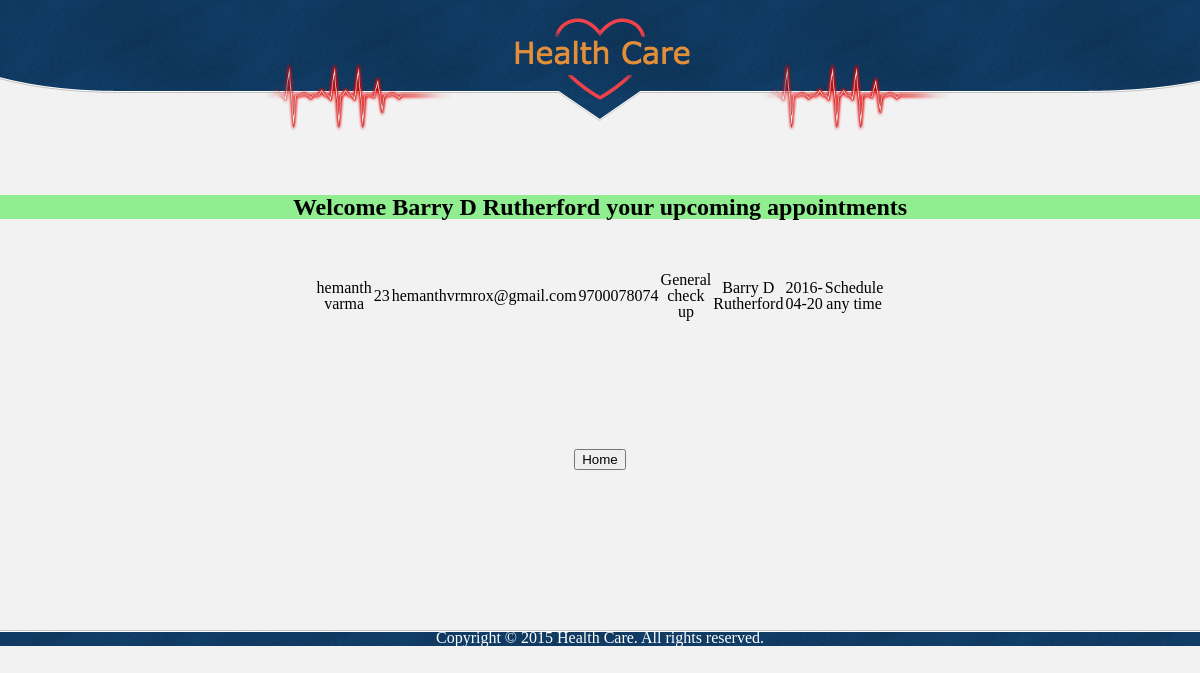
Page /barryd.php on the committed database.
### tables this page shows
CREATE TABLE `appointment` (
  `fullName` varchar(40) NOT NULL,
  `age` int(3) NOT NULL,
  `email` varchar(40) NOT NULL,
  `phone` varchar(10) NOT NULL,
  `problem` varchar(40) NOT NULL,
  `doctor` varchar(40) NOT NULL,
  `date` date NOT NULL,
  `schedule` varchar(40) NOT NULL
);

### barryd.php (the view, shortened to what this page needs)
<!DOCTYPE html>
<html>
	<head>
		<link rel="stylesheet" type="text/css" href="healthcare.css">
	</head>
	<body>
		<div id="header">
		<div>
			<div>
				<span><img src="images/logo2.png" alt="" height="90" width="200" ></span>
				<a href="healthcare.html" class="logo"><img src="images/logo1.png" alt="Logo"></a>
				<span class="tagline"><img src="images/logo2.png" alt="" height="90" width="200" ></span>
			</div>
		</div>
	</div>
		<div id="main">
						<?php
						$servername = "localhost";
						$username = "root";
		                $password = "";
		                $dbname = "projectdb";
						$sql = "SELECT * FROM APPOINTMENT WHERE doctor='Barry D Rutherford'";
						$connection =new mysqli($servername, $username, $password, $dbname);
		                 try{
		                  	$result = $connection->query($sql);
		                    }catch (Exception $e){
			                 	echo("ERROE: " . $e->getMessage());
		                 	}
	                      ?>
	              <br /><br /><center>  <h2 style="background-color:lightgreen;">Welcome Barry D Rutherford your upcoming appointments</h2> <br /><br />
					<table>
	        <?php
		         while ($row = $result->fetch_assoc()){
		          print("<tr>");
		          foreach($row as $value){
			      print("<td>  $value  </td>");
		          }
		          print("</tr>");
	}
?>
</table></center>
		</div>
		<br />
		<br />
		<br />
		<br />
		<br />
		<br />
		<br />
		<br />
		<center><button onclick="window.location.href='healthcare.html'">Home</button></center>
		<br />
		<br />
		<br />
		<br />
		<br />
		<br />
		<br />
		<br />
		<br />
		<footer>
				<p class="footer">Copyright © 2015 Health Care. All rights reserved.</p>
		</footer>
	</body>
</html>

### healthcare.css (style rules this page uses)
body { background: #f2f2f2; font-family: 'OpenSans-Light'; font-weight: normal; line-height: 1; margin: 0; min-width: 960px; padding: 0; }
#header { background: url(images/bg-header.jpg) no-repeat top center; margin: 0; padding: 0; }
#header div { margin: 0 auto; overflow: hidden; padding: 0; width: 960px; }
#header div span { color: #fff; font-family: 'Arapey'; font-size: 14px; display: block; float: left; margin: 0; padding: 50px 49px 0 0; text-align: right; width: 331px; }
#header div .tagline { padding: 50px 0 0 49px; text-align: left; }
#header div a.logo { display: block; float: left; width: 200px; }
#header div a.logo img { border: 0; display: block; margin: 0; padding: 0; }
p { color: #191970; }
footer { background: url(images/bg-footer.jpg) repeat-x top left; text-align: center; left:0px; position: relative; width:100%; height:100%; clear: both; bottom:0px; }
p.footer { color: #FFFFFF; text-align: center; }
table,tr,td { border: 0px solid black; border-collapse: collapse; width:500px; text-align: center; }

### rows in the picture
appointment: fullName "hemanth varma", age "23", email "hemanthvrmrox@gmail.com", phone "9700078074", problem "General check up", doctor "Barry D Rutherford", date "2016-04-20", schedule "Schedule any time"
